Frame 1 (no input): blank canvas, image omitted
Frame 60 (the mouse pressed at the canvas centre just before this capture): blank canvas, image omitted
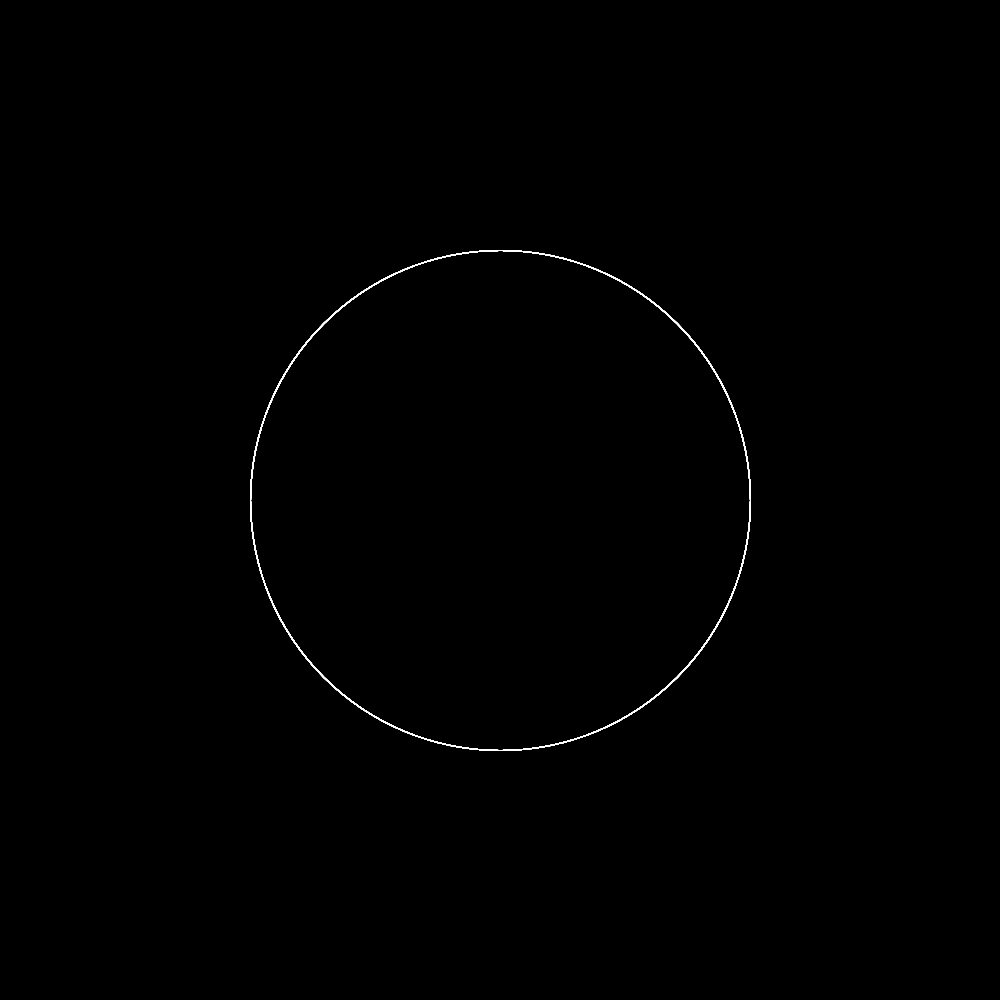
Frame 120 (the mouse held since frame 60 and released just before this capture)

The Processing sketch whose frames 1 and 60 were blank and that drew this single picture after the mouse press (run headless with seeded random() and noise(); from frame 60 on, the mouse is pressed at the canvas centre):

// Processing sketch: GiometryEllipse
// ── GiometryEllipse.pde
//幾何学模様を作ったので今度は遠近感のある図形を作ってみちゃい
//マウスで制御もしてみたいですよね

void setup()
{
    size(1000,1000);
    background(0);
}

void draw()
{
  //なんか繊維みたいだね
  ellipse(mouseX , mouseY,mouseY,mouseY);
  noFill();
  stroke(255,255,255);
}
